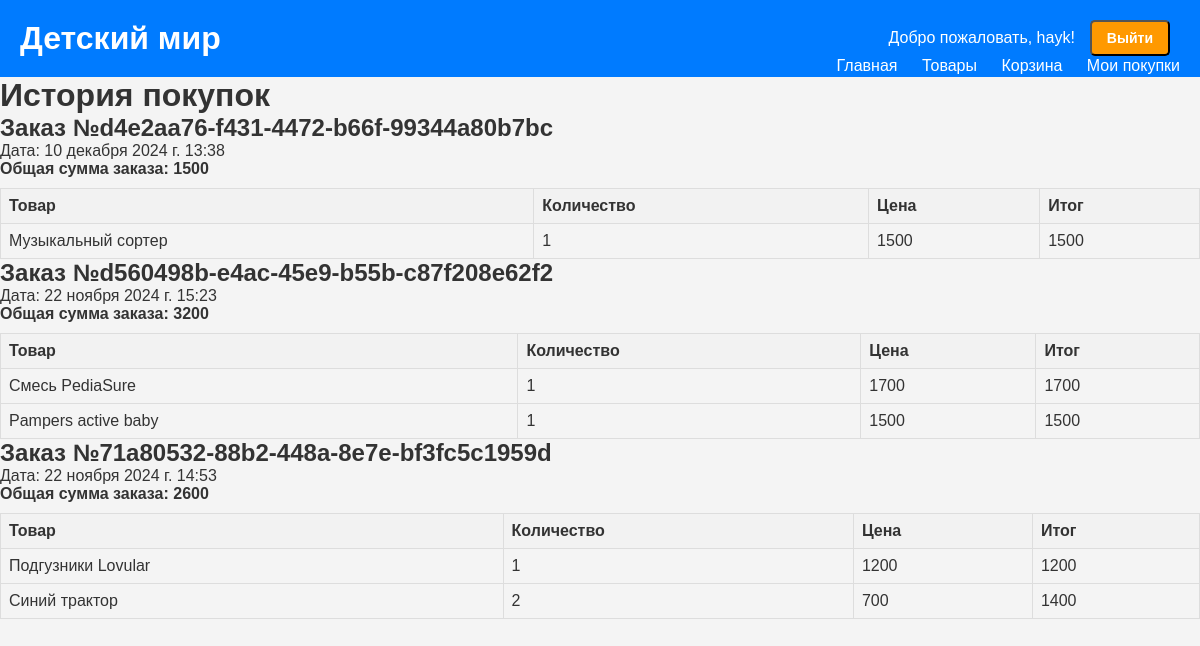
The app's page /purchase_history/ (signed in) with its own data.
### main/models.py (models this page shows, shortened)
class Purchase(models.Model):
    user = models.ForeignKey(User, on_delete=models.CASCADE, related_name='purchases')
    toy = models.ForeignKey(Toy, on_delete=models.CASCADE)
    quantity = models.PositiveIntegerField(default=1)
    purchase_date = models.DateTimeField(auto_now_add=True)
    order_id = models.UUIDField(default=uuid.uuid4, editable=False)

class Toy(models.Model):
    name = models.CharField(max_length=150, blank=False)
    description = models.CharField(max_length=250, blank=False)
    cost = models.IntegerField(default=0)
    image = models.ImageField(upload_to='main/img/', blank=True, null=True)

### main/views.py (the view)
# urls.py: path('purchase_history/', views.purchase_history, name='purchase_history'),
@login_required
def purchase_history(request):
    purchases = Purchase.objects.filter(user=request.user).order_by('-purchase_date')
    if not purchases.exists():
        return render(request, 'main/purchase_history.html', {'purchases': None})
    grouped_purchases = defaultdict(list)
    for purchase in purchases:
        grouped_purchases[str(purchase.order_id)].append(purchase)
    grouped_purchases = dict(grouped_purchases)
    order_summaries = {}
    for order_id, items in grouped_purchases.items():
        total_sum = sum(item.quantity * item.toy.cost for item in items)
        order_summaries[order_id] = total_sum
    return render(request, 'main/purchase_history.html', {'purchases': grouped_purchases, 'order_summaries': order_summaries})

### main/templatetags/get_item.py (called while the page is built)
@register.filter
def mul(value, arg):
    return value * arg

@register.filter
def get_item(dictionary, key):
    return dictionary.get(str(key))  # Преобразуем ключ в строку, чтобы избежать проблем с типами данных

### main/templates/main/purchase_history.html (shortened to what this page needs)
{% load static %}
{% load purchase_filters %}
{% load get_item %}
<!DOCTYPE html>
<html lang="ru">
<head>
    <link rel="stylesheet" href="{% static 'main/css/purchase_history.css' %}">
</head>
<body>
 <header>
    <div class="container">
        <h1>Детский мир</h1>
        <div class="user-info">
            {% if request.user.is_authenticated %}
                <p class="welcome-message">Добро пожаловать, {{ request.user.username }}!</p>
                <form action="{% url 'logout' %}" method="post">
                    <button type="submit" class="btn-login">Выйти</button>
                </form>
            {% else %}
                <p class="welcome-message">Добро пожаловать, гость!</p>
                <a href="{% url 'login' %}" class="btn-login">Войти</a>
                <a href="{% url 'registr' %}" class="btn-login">Регистрация</a>
            {% endif %}
        </div>
        <nav>
            <ul>
               <li><a href="{% url 'home' %}">Главная</a></li>
                <li><a href="{% url 'products' %}">Товары</a></li>
                <li><a href="{% url 'cart' %}">Корзина</a></li>
                <li><a href="{% url 'purchase_history' %}">Мои покупки</a></li>
            </ul>
        </nav>
    </div>
</header>
    <h1>История покупок</h1>
    {% if purchases %}
        {% for order_id, items in purchases.items %}
            <h2>Заказ №{{ order_id }}</h2>
            <p>Дата: {{ items.0.purchase_date }}</p>
            <p><strong>Общая сумма заказа: {{ order_summaries|get_item:order_id }}</strong></p>
            <table>
                <thead>
                    <tr>
                        <th>Товар</th>
                        <th>Количество</th>
                        <th>Цена</th>
                        <th>Итог</th>
                    </tr>
                </thead>
                <tbody>
                    {% for purchase in items %}
                        <tr>
                            <td>{{ purchase.toy.name }}</td>
                            <td>{{ purchase.quantity }}</td>
                            <td>{{ purchase.toy.cost }}</td>
                            <td>{{ purchase.quantity|mul:purchase.toy.cost }}</td>
                        </tr>
                    {% endfor %}
                </tbody>
            </table>
        {% endfor %}
    {% else %}
        <p>Вы еще ничего не покупали.</p>
    {% endif %}
</body>
</html>

### main/static/main/css/purchase_history.css (style rules this page uses)
* { margin: 0; padding: 0; box-sizing: border-box; }
body { font-family: Arial, sans-serif; background-color: #f4f4f4; color: #333; }
.container { max-width: 1200px; margin: 0 auto; padding: 0 20px; }
header { background-color: #007bff; color: white; padding: 20px 0; }
header h1 { display: inline; }
nav ul { list-style: none; float: right; }
nav ul li { display: inline; margin-left: 20px; }
nav ul li a { color: white; text-decoration: none; }
.user-info { float: right; display: flex; align-items: center; }
.welcome-message { font-size: 16px; color: #fff; margin-right: 15px; }
.btn-login { background-color: #ff9900; color: #fff; padding: 8px 15px; border-radius: 5px; text-decoration: none; font-size: 14px; font-weight: bold; transition: background-color 0.3s ease; margin-right: 10px; }
table { width: 100%; border-collapse: collapse; margin-top: 10px; }
table th, table td { border: 1px solid #ddd; padding: 8px; text-align: left; }
table th { background-color: #f2f2f2; }

### records on screen
Purchase: order_id "d4e2aa76-f431-4472-b66f-99344a80b7bc", purchase_date "10 декабря 2024 г. 13:38", order_summaries "1500", toy.name "Музыкальный сортер", quantity "1", toy.cost "1500", quantity|mul "1500"
Purchase: order_id "d560498b-e4ac-45e9-b55b-c87f208e62f2", purchase_date "22 ноября 2024 г. 15:23", order_summaries "3200", toy.name "Смесь PediaSure", quantity "1", toy.cost "1700", quantity|mul "1700"
Purchase: toy.name "Pampers active baby", quantity "1", toy.cost "1500", quantity|mul "1500"
Purchase: order_id "71a80532-88b2-448a-8e7e-bf3fc5c1959d", purchase_date "22 ноября 2024 г. 14:53", order_summaries "2600", toy.name "Подгузники Lovular", quantity "1", toy.cost "1200", quantity|mul "1200"
Purchase: toy.name "Синий трактор", quantity "2", toy.cost "700", quantity|mul "1400"

### other values on screen
{{ request.user.username }} "hayk"
